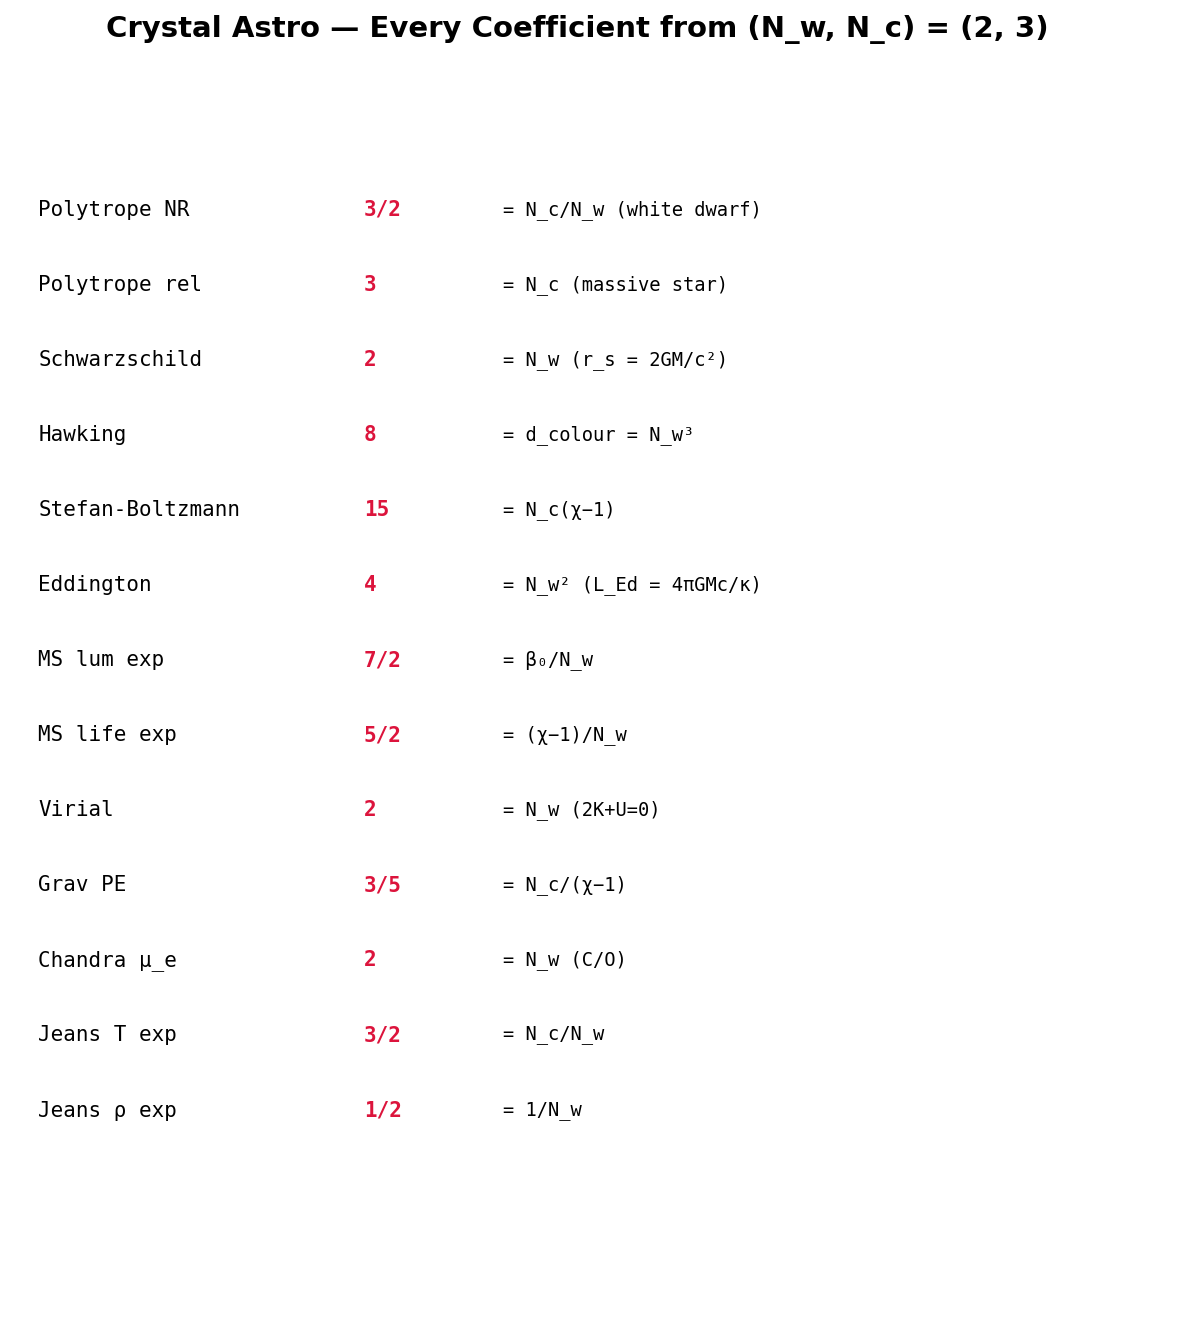

The script that saved this image:
#!/usr/bin/env python3
# Copyright (c) 2026 Daland Montgomery
# SPDX-License-Identifier: AGPL-3.0-or-later

"""Crystal Astro — Every Integer Dashboard"""
import crystal_toe as ct
import matplotlib.pyplot as plt

toe = ct.Toe(); ast = toe.astro()
fig, ax = plt.subplots(figsize=(10, 10))
fig.suptitle(f"Crystal Astro — Every Coefficient from (N_w, N_c) = ({ast.n_w()}, {ast.n_c()})",
             fontsize=14, fontweight='bold')
ax.axis('off')
pnr = ast.polytrope_nr()
rows = [
    ("Polytrope NR",    f"{pnr[0]}/{pnr[1]}",         "N_c/N_w (white dwarf)"),
    ("Polytrope rel",   str(ast.polytrope_rel()),       "N_c (massive star)"),
    ("Schwarzschild",   str(ast.schwarz()),              "N_w (r_s = 2GM/c²)"),
    ("Hawking",         str(ast.hawking_factor()),       "d_colour = N_w³"),
    ("Stefan-Boltzmann",str(ast.sb_denominator()),       "N_c(χ−1)"),
    ("Eddington",       str(ast.eddington_factor()),     "N_w² (L_Ed = 4πGMc/κ)"),
    ("MS lum exp",      f"{ast.ms_lum_exp()[0]}/{ast.ms_lum_exp()[1]}", "β₀/N_w"),
    ("MS life exp",     f"{ast.ms_life_exp()[0]}/{ast.ms_life_exp()[1]}", "(χ−1)/N_w"),
    ("Virial",          str(ast.virial()),                "N_w (2K+U=0)"),
    ("Grav PE",         f"{ast.grav_pe()[0]}/{ast.grav_pe()[1]}", "N_c/(χ−1)"),
    ("Chandra μ_e",     str(ast.chandra_mu_e()),         "N_w (C/O)"),
    ("Jeans T exp",     f"{ast.jeans_t_exp()[0]}/{ast.jeans_t_exp()[1]}", "N_c/N_w"),
    ("Jeans ρ exp",     f"{ast.jeans_rho_exp()[0]}/{ast.jeans_rho_exp()[1]}", "1/N_w"),
]
for i, (name, val, origin) in enumerate(rows):
    y = 0.97 - i * 0.065
    ax.text(0.02, y, name, fontsize=10, fontfamily='monospace', va='top', transform=ax.transAxes)
    ax.text(0.30, y, val, fontsize=10, fontfamily='monospace', va='top',
            fontweight='bold', color='crimson', transform=ax.transAxes)
    ax.text(0.42, y, f'= {origin}', fontsize=9, fontfamily='monospace',
            va='top', transform=ax.transAxes)
plt.savefig('astro_integers.png', dpi=150, bbox_inches='tight'); plt.show()
